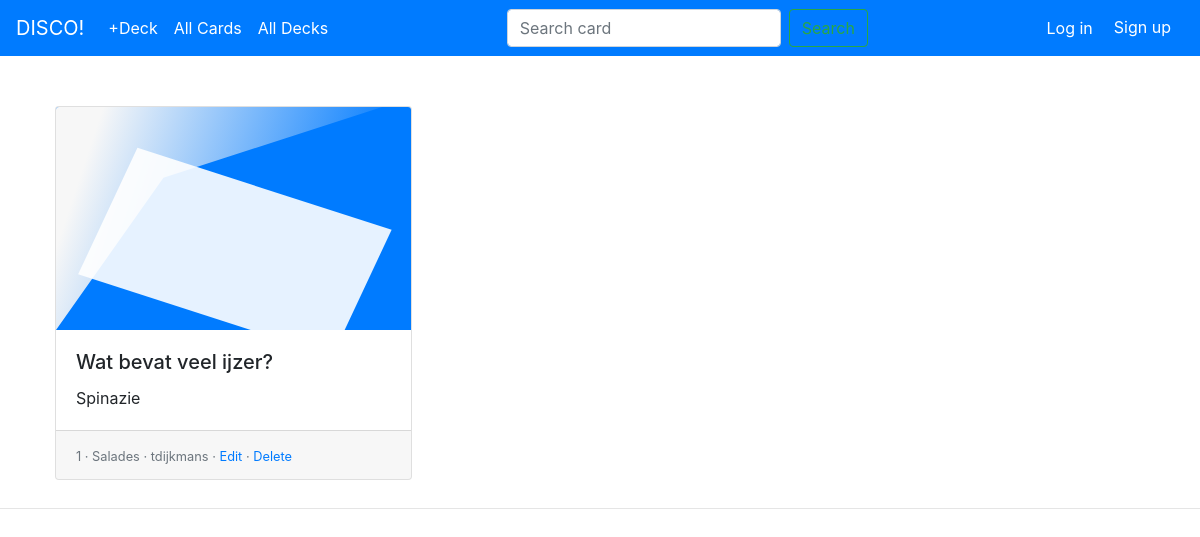
Before: /deck/show/1/ with the older database file.
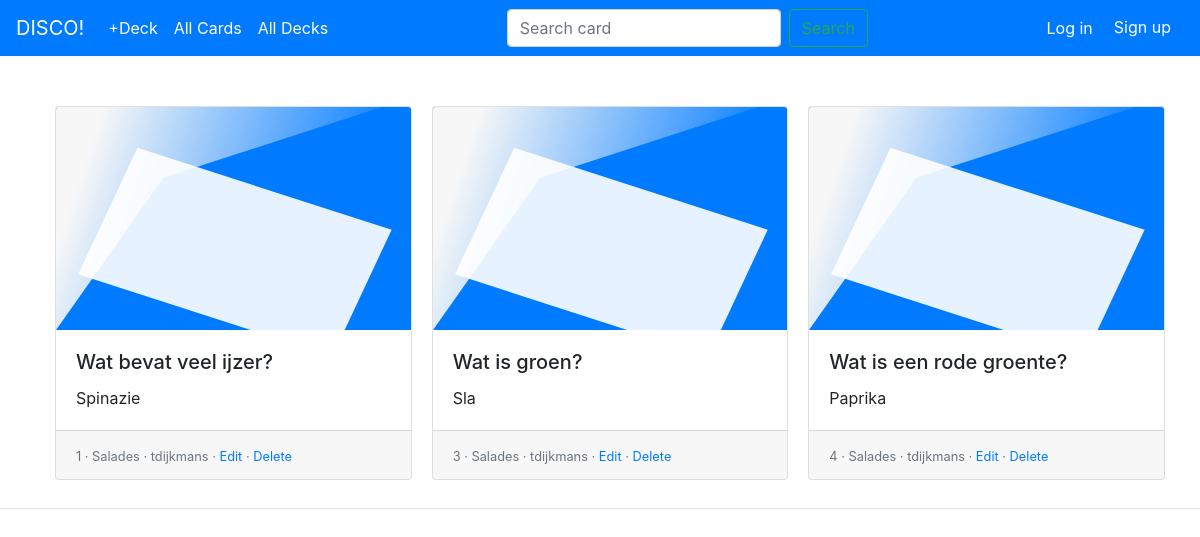
After: the same page with the newer database file.
### cardmaker/models.py (models this page shows, shortened)
class Card(models.Model):
    question = models.CharField(max_length=200)
    answer = models.CharField(max_length=200)
    deck = models.ForeignKey(Deck, on_delete=models.CASCADE)

class Deck(models.Model):
    title = models.CharField(max_length=200)
    subject = models.CharField(max_length=200)
    description = models.TextField(max_length=500, blank=True)
    creator = models.ForeignKey(User, on_delete=models.CASCADE)
    def __str__(self):
        return self.title

### cardmaker/views.py (the view)
# urls.py: path('deck/show/<int:deck_id>/', views.show_deck, name="show_deck"),
def show_deck(request, deck_id):
    deck = Deck.objects.get(pk=deck_id)
    c_list = Card.objects.filter(deck_id=deck)
    context = {'list_of_cards' : c_list}
    return render(request, 'show_deck.html', context)

### cardmaker/templates/show_deck.html (shortened to what this page needs)
{% extends "base.html" %}
{% load static %}
{% block content %}
<div class="container">
<div class="card-columns">
  {% for card in list_of_cards %}
  <div class="card">
    <img src="{% static "images/FlashCardImage.svg" %}" class="card-img-top" alt="...">
    <div class="card-body">
      <h5 class="card-title">{{ card.question }}  </h5>
      <p class="card-text">{{card.answer}}</p>
    </div>
    <div class="card-footer">
      <small class="text-muted">
          {{card.id}}
        · {{card.deck}}
        · {{card.deck.creator}}
        · <a href="/card/edit/{{card.id}}">Edit</a>
        · <a href="/card/delete/{{card.id}}/">Delete</a>
      </small>
    </div>
  </div>
{% endfor %}
</div>
</div>
<hr>
{% endblock %}

Changed rows visible on the page:
added Card: question "Wat is groen?", answer "Sla", id "3", deck "Salades", deck.creator "tdijkmans"
added Card: question "Wat is een rode groente?", answer "Paprika", id "4", deck "Salades", deck.creator "tdijkmans"
